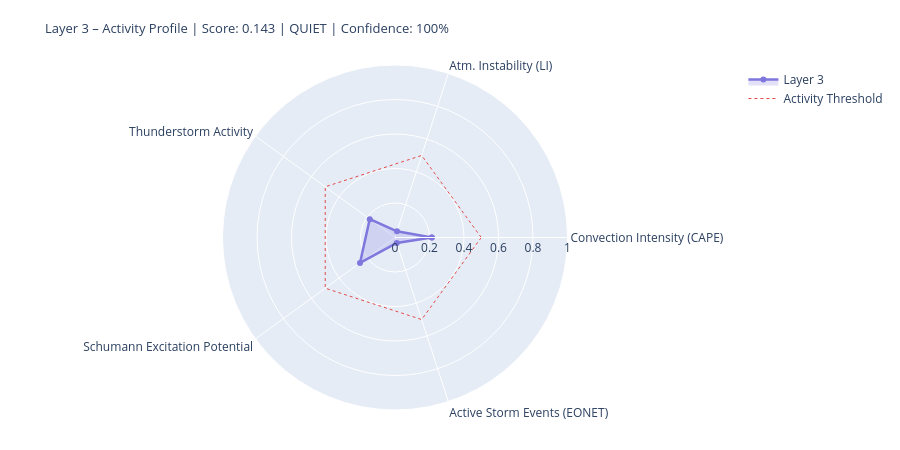

The notebook cell this image was saved under:
### Markdown cell above
---
## 4. State Assessment & Handoff to Layer 4/5

### Code cell
# ============================================================
# LAYER-3-SCORE
# Five dynamic components
# ============================================================

def norm(v, lo, hi):
    if v is None or (isinstance(v, float) and math.isnan(v)): return None
    return round(max(0.0, min(1.0, (v - lo) / (hi - lo))), 4)

# --- 1) Convection intensity (global CAPE mean) ---
cape_mean = df_atm['cape'].dropna().mean() if not df_atm.empty else None
conv_score = norm(cape_mean, 0, 3000)
conv_src   = 'primary' if cape_mean is not None else 'missing'

# --- 2) Atmospheric instability (LI mean) ---
li_mean   = df_atm['li'].dropna().mean() if not df_atm.empty else None
# Negative LI = unstable → higher score
instab_score = norm(-li_mean if li_mean is not None else None, -6, 6)
instab_src   = 'primary' if li_mean is not None else 'missing'

# --- 3) Thunderstorm activity (mean thunder score + WMO count) ---
thunder_mean = df_atm['thunder_score'].mean() if not df_atm.empty else None
n_thunder    = int(df_atm['thunderstorm'].sum()) if not df_atm.empty else 0
thunder_score_val = norm(
    (thunder_mean or 0) * 0.7 + n_thunder * 0.1, 0, 1.0
) if thunder_mean is not None else None
thunder_src = 'primary'

# --- 4) Schumann excitation potential (weighted Schumann contribution) ---
schumann_pot = df_atm['schumann_contribution'].mean() if not df_atm.empty else None
# Boosted by Layer-2 thunderstorm trigger
if schumann_pot is not None and l2_thunder:
    schumann_pot = min(1.0, schumann_pot * 1.2)
schumann_score = norm(schumann_pot, 0, 1.0) if schumann_pot is not None else None
schumann_src   = 'derived'

# --- 5) Storm activity (NASA EONET) ---
# Distinction: None = data not loaded, 0.0 = loaded but no events
storm_score = None
storm_src   = 'missing'
if raw.get('storms') is not None:          # API reached successfully
    storm_score = norm(len(storm_events), 0, 30) if storm_events else 0.0
    storm_src   = 'primary'

# X-Ray and Kp: context only, not in dynamic score
# (X-Ray = Layer-0/4 driver; Kp = geomagnetic index, not a lightning proxy)
xray_context = None
if raw.get('xray'):
    df_xc = pd.DataFrame(raw['xray'])
    fc = next((c for c in df_xc.columns
               if any(k in c.lower() for k in ['flux','long']) and 'time' not in c.lower()),
              df_xc.columns[1])
    df_xc[fc] = pd.to_numeric(df_xc[fc], errors='coerce')
    xray_last = df_xc[fc].dropna().iloc[-1] if not df_xc[fc].dropna().empty else None
    if xray_last:
        xray_class = ('X' if xray_last>=1e-4 else 'M' if xray_last>=1e-5
                      else 'C' if xray_last>=1e-6 else 'B')
        xray_context = {'flux': float(xray_last), 'class': xray_class}
        print(f'X-Ray context: {xray_class}-class ({xray_last:.2e} W/m²)')

# --- Aggregate ---
COMPONENTS = {
    'Convection Intensity (CAPE)':  {'score': conv_score,       'source': conv_src,    'dynamic': True},
    'Atm. Instability (LI)':         {'score': instab_score,     'source': instab_src,  'dynamic': True},
    'Thunderstorm Activity':              {'score': thunder_score_val, 'source': thunder_src, 'dynamic': True},
    'Schumann Excitation Potential':   {'score': schumann_score,   'source': schumann_src,'dynamic': True},
    'Active Storm Events (EONET)': {'score': storm_score,      'source': storm_src,   'dynamic': True},
}

available   = {k: v['score'] for k, v in COMPONENTS.items() if v['score'] is not None}
unavailable = [k for k, v in COMPONENTS.items() if v['score'] is None]
layer3_score = round(sum(available.values()) / len(available), 4) if available else None
confidence   = round(len(available) / len(COMPONENTS), 2)
level = ('unknown' if layer3_score is None
         else 'quiet'   if layer3_score < 0.3
         else 'moderate' if layer3_score < 0.6
         else 'active')
dominant_l3 = max(available, key=available.get) if available else 'none'

# --- Ausgabe ---
W = 68
print('=' * W)
print('LAYER 3 – ATMOSPHERE / WEATHER / THUNDERSTORMS – STATE ASSESSMENT')
print('=' * W)
for name, comp in COMPONENTS.items():
    s = comp['score']
    if s is not None:
        bar = '█' * int(s * 20) + '░' * (20 - int(s * 20))
        print(f'  {name:<36} {bar}  {s:.3f}  [{comp["source"]}]')
    else:
        print(f'  {name:<36} {"─" * 20}  n/a   [missing]')
print('-' * W)
print(f'  Score:        {layer3_score:.3f}  ({len(available)}/{len(COMPONENTS)} components)')
print(f'  Confidence:   {confidence:.0%}')
print(f'  Level:        {level.upper()}')
print(f'  Dominant:     {dominant_l3}')
print(f'  CAPE mean:    {cape_mean:.0f} J/kg' if cape_mean else '  CAPE mean:    n/a')
print(f'  LI mean:      {li_mean:.1f} K' if li_mean is not None else '  LI mean:      n/a')
print(f'  Thunderstorms:{n_thunder} points (WMO)  +  {len(storm_events)} NASA EONET')
print('=' * W)

# Radar
cats   = list(available.keys())
vals_r = list(available.values())
if len(cats) >= 3:
    fig = go.Figure()
    fig.add_trace(go.Scatterpolar(
        r=vals_r + [vals_r[0]], theta=cats + [cats[0]],
        fill='toself', fillcolor='rgba(127,119,221,0.22)',
        line=dict(color='#7F77DD', width=2.5), name='Layer 3'
    ))
    fig.add_trace(go.Scatterpolar(
        r=[0.5] * (len(cats)+1), theta=cats + [cats[0]],
        line=dict(color='#E24B4A', dash='dot', width=1),
        mode='lines', name='Activity Threshold'
    ))
    fig.update_layout(
        title=dict(
            text=f'Layer 3 – Activity Profile | Score: {layer3_score:.3f} | {level.upper()} | Confidence: {confidence:.0%}',
            font=dict(size=13)
        ),
        polar=dict(radialaxis=dict(visible=True, range=[0, 1])),
        height=450, showlegend=True,
        margin=dict(l=60, r=60, t=65, b=40)
    )
    fig.show()

### Figure 1 — Plotly figure (JSON) as saved in the notebook; plotly's stock layout.template omitted (floating-point values rounded to 4 significant figures)
{"data": [{"fill": "toself", "fillcolor": "rgba(127,119,221,0.22)", "line": {"color": "#7F77DD", "width": 2.5}, "name": "Layer 3", "r": [0.2133, 0.0375, 0.1811, 0.2508, 0.0333, 0.2133], "theta": ["Convection Intensity (CAPE)", "Atm. Instability (LI)", "Thunderstorm Activity", "Schumann Excitation Potential", "Active Storm Events (EONET)", "Convection Intensity (CAPE)"], "type": "scatterpolar"}, {"line": {"color": "#E24B4A", "dash": "dot", "width": 1}, "mode": "lines", "name": "Activity Threshold", "r": [0.5, 0.5, 0.5, 0.5, 0.5, 0.5], "theta": ["Convection Intensity (CAPE)", "Atm. Instability (LI)", "Thunderstorm Activity", "Schumann Excitation Potential", "Active Storm Events (EONET)", "Convection Intensity (CAPE)"], "type": "scatterpolar"}], "layout": {"height": 450, "margin": {"b": 40, "l": 60, "r": 60, "t": 65}, "polar": {"radialaxis": {"range": [0, 1], "visible": true}}, "showlegend": true, "title": {"font": {"size": 13}, "text": "Layer 3 – Activity Profile | Score: 0.143 | QUIET | Confidence: 100%"}}}
